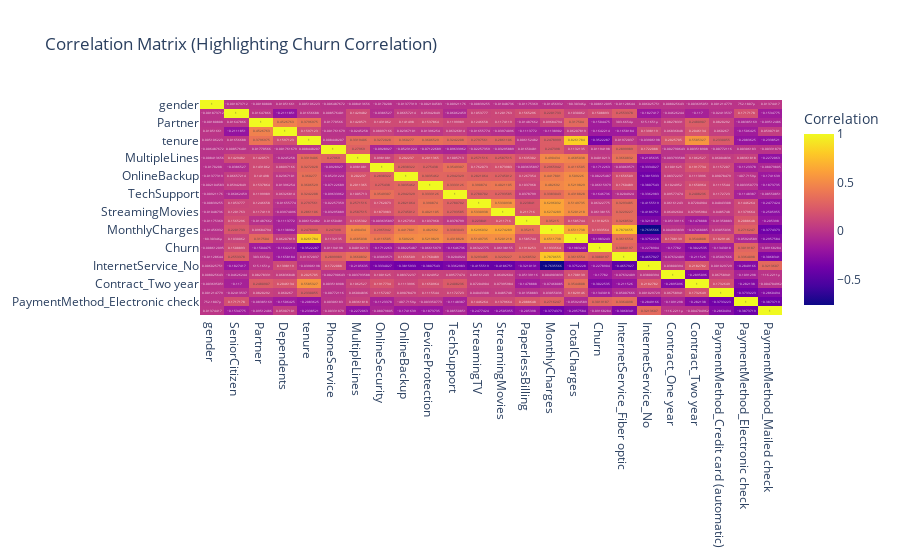

Write notebook code for a chart like this one.
### Code cell
#This heatmap highlights which attributes correlate most strongly with churn, giving an overview of influential variables.
# Create a correlation matrix
correlation_matrix = numeric_df.corr()

# Interactive heatmap of correlations with Plotly
fig = px.imshow(correlation_matrix, text_auto=True, aspect="auto",
                title="Correlation Matrix (Highlighting Churn Correlation)")
fig.update_layout(coloraxis_colorbar=dict(title="Correlation"))
fig.show()

### Figure 1 — Plotly figure (JSON) as saved in the notebook; plotly's stock layout.template omitted (floating-point values rounded to 4 significant figures; data arrays with more than 128 entries replaced by an {"elided": "..."} marker saying what was removed)
{"data": [{"coloraxis": "coloraxis", "hovertemplate": "x: %{x}<br>y: %{y}<br>color: %{z}<extra></extra>", "name": "0", "texttemplate": "%{z}", "type": "heatmap", "x": ["gender", "SeniorCitizen", "Partner", "Dependents", "tenure", "PhoneService", "MultipleLines", "OnlineSecurity", "OnlineBackup", "DeviceProtection", "TechSupport", "StreamingTV", "StreamingMovies", "PaperlessBilling", "MonthlyCharges", "TotalCharges", "Churn", "InternetService_Fiber optic", "InternetService_No", "Contract_One year", "Contract_Two year", "PaymentMethod_Credit card (automatic)", "PaymentMethod_Electronic check", "PaymentMethod_Mailed check"], "xaxis": "x", "y": ["gender", "SeniorCitizen", "Partner", "Dependents", "tenure", "PhoneService", "MultipleLines", "OnlineSecurity", "OnlineBackup", "DeviceProtection", "TechSupport", "StreamingTV", "StreamingMovies", "PaperlessBilling", "MonthlyCharges", "TotalCharges", "Churn", "InternetService_Fiber optic", "InternetService_No", "Contract_One year", "Contract_Two year", "PaymentMethod_Credit card (automatic)", "PaymentMethod_Electronic check", "PaymentMethod_Mailed check"], "yaxis": "y", "z": {"elided": "24x24 float values"}}], "layout": {"coloraxis": {"colorbar": {"title": {"text": "Correlation"}}, "colorscale": [[0, "#0d0887"], [0.1111, "#46039f"], [0.2222, "#7201a8"], [0.3333, "#9c179e"], [0.4444, "#bd3786"], [0.5556, "#d8576b"], [0.6667, "#ed7953"], [0.7778, "#fb9f3a"], [0.8889, "#fdca26"], [1, "#f0f921"]]}, "title": {"text": "Correlation Matrix (Highlighting Churn Correlation)"}, "xaxis": {"anchor": "y", "domain": [0, 1]}, "yaxis": {"anchor": "x", "autorange": "reversed", "domain": [0, 1]}}}
